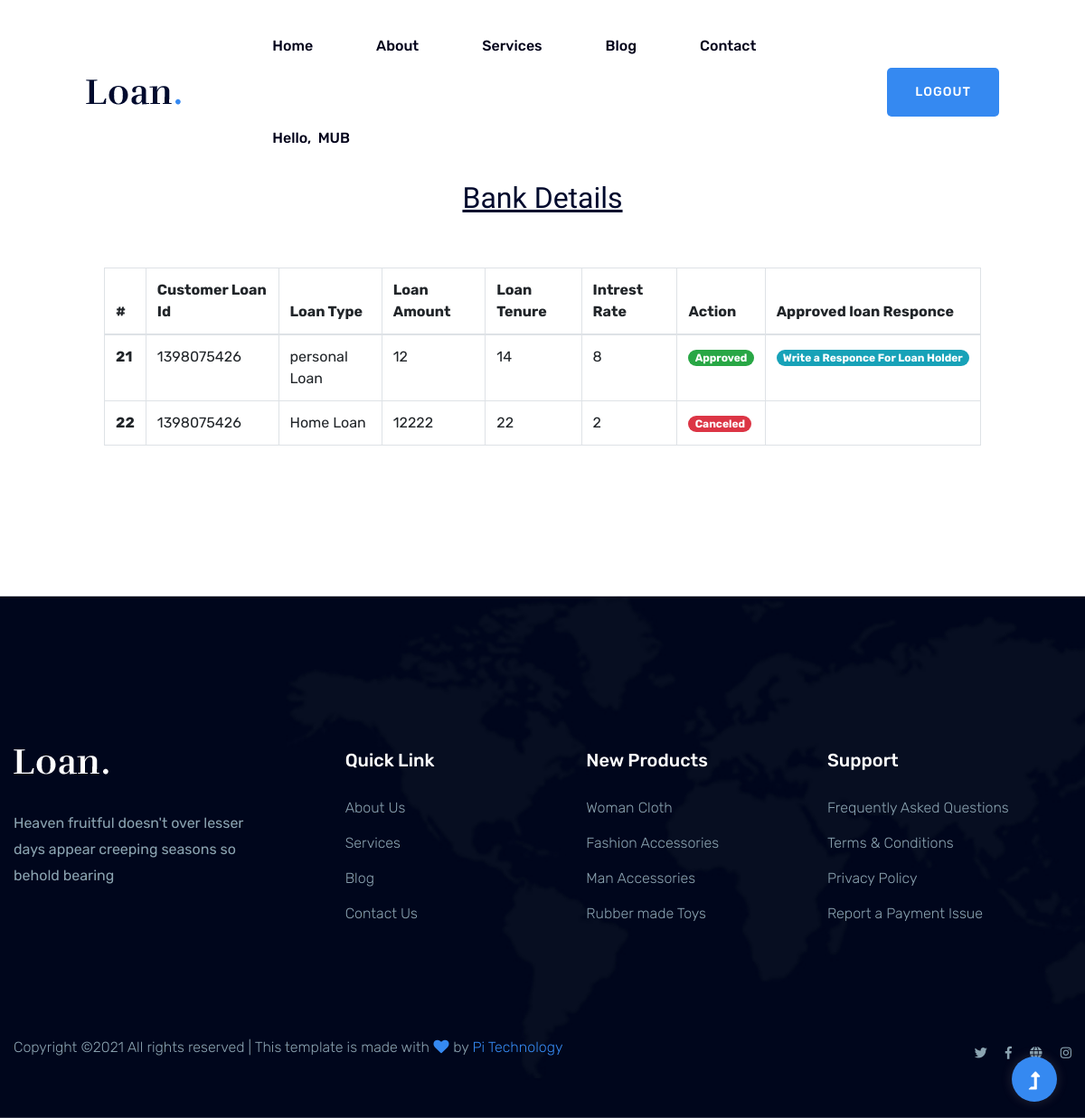
Screenshot of /bank_admin/loan_list/ (signed in) with the database file from the repository.
### main_admin_management/models.py (models this page shows, shortened)
class bank_data(models.Model):
    bankname = models.CharField(max_length=20)
    pincode = models.CharField(max_length=6)
    state = models.CharField(max_length=15)
    city = models.CharField(max_length=15)
    district = models.CharField(max_length=20)
    bankcode = models.CharField(max_length=10)
    password = models.CharField(max_length=10)
    mainbank = models.BooleanField(null=True,default=False)

### user_management/models.py (models this page shows)
class loan_request_list(models.Model):
    u_primery_id = models.CharField(max_length=10)
    approved_loan = models.CharField(max_length=10,default='Peanding')
    loantype = models.CharField(max_length=20)
    firstname= models.CharField(max_length=20)
    lastname= models.CharField(max_length=20)
    radio = models.CharField(max_length=10)
    email = models.EmailField(max_length=50)
    phone= models.CharField(max_length=10)
    maritalstatus= models.CharField(max_length=15)
    dob = models.DateField()
    professional= models.CharField(max_length=20)
    address= models.CharField(max_length=500)
    city= models.CharField(max_length=20)
    district= models.CharField(max_length=20)
    state= models.CharField(max_length=20)
    pincode= models.CharField(max_length=6)
    income= models.CharField(max_length=100)
    l_amount= models.CharField(max_length=100)
    l_tenure= models.CharField(max_length=100)
    l_interest_rate= models.CharField(max_length=50)
    b1 = models.CharField(max_length=100,null=True)
    def __str__(self):
        return self.city

### bank_admin_management/views.py (the view)
# urls.py: path('loan_list/',views.loan_list,name='loan_list'),
def loan_list(request):
    if request.session.has_key('bank_admin'):
        bank_login = get_object_or_404(bank_data,id=request.session['bank_admin'])
        main_bank_id = get_object_or_404(main_bank, bankname=bank_login.bankname)
        if loan_request_list.objects.filter(pincode=bank_login.pincode).exists():
            pincode_loan_list = loan_request_list.objects.filter(pincode=bank_login.pincode)
            final_loan_list = loan_request_list.objects.filter(Q(b1__contains=main_bank_id.main_bank_id) & Q(pincode=bank_login.pincode))
            print(final_loan_list)
            return render(request,'bank_admin_management/loan_list.html',{'bank_admin_id':bank_login.pk,'bank_name':bank_login.bankname,'loan_list':final_loan_list})
        return render(request,'bank_admin_management/loan_list.html',{'bank_admin_id':id})
    else:
        return redirect('/bank_admin/')

### templates/bank_admin_management/loan_list.html (shortened to what this page needs)
{% extends 'base.html' %}
{% load static %}
{% block main %}
<main>
<div class="slider-height2 hero-overly2 d-flex align-items-center">
<div class="container-fluid ">
<div class="row">
<div class="col-xl-12">
<div class="hero-cap text-center pt-200">
<h2 style="text-decoration: underline;">Bank Details</h2>
</div>
</div>
</div>
</div>
</div>
<div class="apply-area pt-50 pb-150">
<div class="container-fluid">
<div class="row justify-content-center">
<div class="col-lg-10">
<div class="apply-wrapper">
<table class="table table-bordered">
  <thead>
    <tr>
      <th scope="col">#</th>
      <th scope="col">Customer Loan Id</th>
      <th scope="col">Loan Type</th>
      <th scope="col">Loan Amount</th>
      <th scope="col">Loan Tenure</th>
      <th scope="col">Intrest Rate</th>
      <th scope="col">Action</th>
      <th scope="col">Approved loan Responce</th>
    </tr>
  </thead>
  <tbody>
  	{% for i in loan_list %}
    <tr>
      <th scope="row">{{i.pk}}</th>
      <td>{{i.u_primery_id}}</td>
      <td>{{i.loantype}}</td>
      <td>{{i.l_amount}}</td>
      <td>{{i.l_tenure}}</td>
      <td>{{i.l_interest_rate}}</td>
      {% if i.approved_loan == 'False' %}
      <td class="justify-content-center"><span class="badge badge-pill badge-danger">Canceled</span></td>
      <td class="justify-content-center"></td>
      {% elif i.approved_loan == 'True' %}
      <td class="justify-content-center"><span class="badge badge-pill badge-success">Approved</span></td>
      <td class="justify-content-center"><a href="#"><span class="badge badge-pill badge-info">Write a Responce For Loan Holder</span></a></td>
      {% else %}
      <td class="justify-content-center">
        <a href="{% url 'bank_admin_management:loan_detail' i.pk %}" class="genric-btn warning circle">Details</a>
        <a href="{% url 'bank_admin_management:not_approve' i.pk %}" class="genric-btn danger circle">Not Approve</a>
      </td>
      <td class="justify-content-center"></td>
      {% endif %}
    </tr>
    {% endfor %}
  </tbody>
</table>
</div>
</div>
</div>
</div>
</div>
</main>
{% endblock %}

### templates/base.html (shortened to what this page needs)
{% load static%}
<!doctype html>
<html class="no-js" lang="zxx">
<head>
<link rel="stylesheet" href="{% static 'css/bootstrap.min.css'%}">
<link rel="stylesheet" href="{% static 'css/owl.carousel.min.css'%}">
<link rel="stylesheet" href="{% static 'css/slicknav.css'%}">
<link rel="stylesheet" href="{% static 'css/flaticon.css'%}">
<link rel="stylesheet" href="{% static 'css/animate.min.css'%}">
<link rel="stylesheet" href="{% static 'css/magnific-popup.css'%}">
<link rel="stylesheet" href="{% static 'css/fontawesome-all.min.css'%}">
<link rel="stylesheet" href="{% static 'css/themify-icons.css'%}">
 <link rel="stylesheet" href="{% static 'css/slick.css'%}">
<link rel="stylesheet" href="{% static 'css/nice-select.css'%}">
<link rel="stylesheet" href="{% static 'css/style.css'%}">
</head>
<body>
<header>
<div class="header-area header-transparent">
<div class="main-header  header-sticky">
<div class="container-fluid">
<div class="row align-items-center">
<div class="col-xl-2 col-lg-2 col-md-1">
<div class="logo">
<a href="{% url 'login_management:index'%}"><img src="{% static 'img/logo/logo.png'%}" alt=""></a>
</div>
</div>
<div class="col-xl-10 col-lg-10 col-md-10">
	<div class="menu-main d-flex align-items-center justify-content-end">
		<div class="main-menu f-right d-none d-lg-block">
		<nav>
			<ul id="navigation">
				<li><a href="{% url 'login_management:index'%}">Home</a></li>
				<li><a href="{% url 'login_management:aboutus'%}">About</a></li>
				<li><a>Services</a>
				</li>
				<li><a href="{% url 'login_management:blog'%}">Blog</a></li>
				<li><a href="{% url 'login_management:contactus'%}">Contact</a></li>
			{% if id %}
				<li><a>Hello,&nbsp;&nbsp;{{ user_data }}</a>
				<ul class="submenu">
					<li><a href="{% url 'login_management:update'%}">Profile</a></li>
					<li><a href="{% url 'user_management:apply'%}">Apply For Loan</a></li>
					<li><a href="{% url 'user_management:loan_status' %}">Loan Status</a></li>
				</ul>
				</li>
			{% elif bank_admin_id %}
				<li><a>Hello,&nbsp;&nbsp;{{ bank_name }}</a>
				</li>
			{% endif %}
			</ul>
		</nav>
		</div>
		{% if id %}
		<div class="header-right-btn f-right d-none d-lg-block">
				<a href="{% url 'login_management:logout' %}" class="btn header-btn">Logout</a>
		</div>
		{% elif bank_admin_id %}
		<div class="header-right-btn f-right d-none d-lg-block">
				<a href="{% url 'login_management:logout' %}" class="btn header-btn">Logout</a>
		</div>
		{% elif main_admin_id %}
		<div class="header-right-btn f-right d-none d-lg-block">
				<a href="{% url 'login_management:logout' %}" class="btn header-btn">Logout</a>
		</div>
		{% else %}
		<div class="header-right-btn f-right d-none d-lg-block">
				<a href="{% url 'login_management:login' %}" class="btn header-btn">Login</a>
		</div>
		{% endif %}
	</div>
</div>
<div class="col-12">
</div>
</div>
</div>
</div>
</div>
</header>
{% block main %}
{% endblock %}
<footer>
<div class="footer-area">
<div class="container">
<div class="footer-top footer-padding">
<div class="row justify-content-between">
 <div class="col-xl-3 col-lg-4 col-md-4 col-sm-6">
<div class="single-footer-caption mb-50">
<div class="single-footer-caption mb-30">
<div class="footer-logo">
<a href="{% url 'login_management:index'%}"><img src="{% static 'img/logo/logo2_footer.png'%}" alt=""></a>
</div>
<div class="footer-pera">
<p>Heaven fruitful doesn't over lesser days appear creeping seasons so behold bearing</p>
</div>
</div>
</div>
</div>
<div class="col-xl-2 col-lg-2 col-md-4 col-sm-6">
<div class="single-footer-caption mb-50">
<div class="footer-tittle">
<h4>Quick Link</h4>
<ul>
<li><a href="{% url 'login_management:aboutus'%}">About Us</a></li>
<li><a href="{% url 'login_management:services'%}">Services</a></li>
<li><a href="{% url 'login_management:blog'%}">Blog</a></li>
<li><a href="{% url 'login_management:contactus'%}"> Contact Us</a></li>
</ul>
</div>
</div>
</div>
<div class="col-xl-2 col-lg-3 col-md-4 col-sm-6">
<div class="single-footer-caption mb-50">
<div class="footer-tittle">
<h4>New Products</h4>
<ul>
<li><a href="#">Woman Cloth</a></li>
<li><a href="#">Fashion Accessories</a></li>
<li><a href="#">Man Accessories</a></li>
<li><a href="#">Rubber made Toys</a></li>
</ul>
</div>
</div>
</div>
<div class="col-xl-3 col-lg-3 col-md-4 col-sm-6">
<div class="single-footer-caption mb-50">
<div class="footer-tittle">
<h4>Support</h4>
<ul>
<li><a href="#">Frequently Asked Questions</a></li>
 <li><a href="#">Terms & Conditions</a></li>
<li><a href="#"> Privacy Policy</a></li>
<li><a href="#">Report a Payment Issue</a></li>
</ul>
</div>
</div>
</div>
</div>
</div>
<div class="footer-bottom">
<div class="row d-flex justify-content-between align-items-center">
<div class="col-xl-9 col-lg-8">
<div class="footer-copy-right">
<p>
Copyright &copy;<script>document.write(new Date().getFullYear());</script> All rights reserved | This template is made with <i class="fa fa-heart" aria-hidden="true"></i> by <a href="#" target="_blank">Pi Technology</a>
</p>
</div>
</div>
<div class="col-xl-3 col-lg-4">
<div class="footer-social f-right">
<a href="#"><i class="fab fa-twitter"></i></a>
<a href="#"><i class="fab fa-facebook-f"></i></a>
<a href="#"><i class="fas fa-globe"></i></a>
<a href="#"><i class="fab fa-instagram"></i></a>
</div>
</div>
</div>
</div>
</div>
</div>
</footer>
<div id="back-top">
<a title="Go to Top" href="#"> <i class="fas fa-level-up-alt"></i></a>
</div>
</body>
</html>

### rows the page displays
bank_data: bankname "MUB"
loan_request_list: pk "21", u_primery_id "1398075426", loantype "personal Loan", l_amount "12", l_tenure "14", l_interest_rate "8", approved_loan "Approved"
loan_request_list: pk "22", u_primery_id "1398075426", loantype "Home Loan", l_amount "12222", l_tenure "22", l_interest_rate "2", approved_loan "Canceled"
